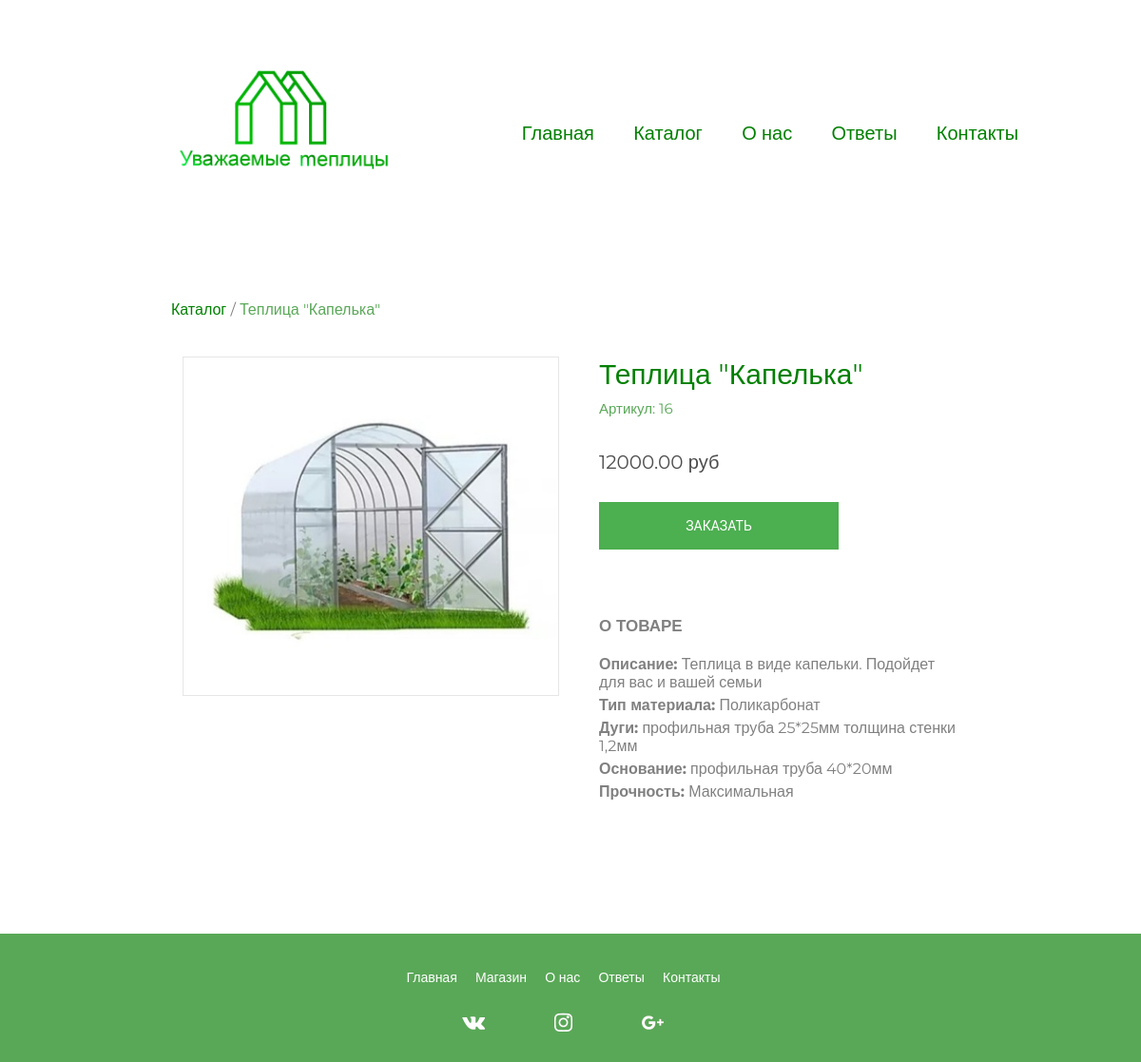
Screenshot of /product.php?id=16 with the database file from the repository.
### tables this page shows
CREATE TABLE `catalog_product` (
  `id` int NOT NULL COMMENT 'id',
  `product_name` varchar(255) DEFAULT NULL COMMENT 'Название товара',
  `product_price` decimal(10,2) DEFAULT NULL COMMENT 'Цена',
  `discount_price` decimal(10,2) DEFAULT NULL COMMENT 'Цена со скидкой',
  `material_type` varchar(100) DEFAULT NULL COMMENT 'Тип материала',
  `height` float DEFAULT NULL COMMENT 'Высота',
  `width` float DEFAULT NULL COMMENT 'Ширина',
  `length` float DEFAULT NULL COMMENT 'Длина',
  `arcs` varchar(100) DEFAULT NULL COMMENT 'Дуги',
  `base` varchar(100) DEFAULT NULL COMMENT 'Основание',
  `durability` varchar(30) DEFAULT NULL COMMENT 'Прочность',
  `description` varchar(1000) DEFAULT NULL COMMENT 'Описание товара',
  `image_path` varchar(255) DEFAULT NULL COMMENT 'Путь к фото товара',
  `available` int DEFAULT NULL COMMENT 'Статус'
);

### product.php (the view, shortened to what this page needs)
<?php
  require_once 'php/connection.php';
  $get_id = $_GET['id'];
  $mysql -> set_charset("utf8");
  $query = mysqli_query($mysql, "SELECT * FROM `catalog_product` WHERE `id` = '$get_id' AND `available` = 1");
  $product = mysqli_fetch_assoc($query);
?>
<?php require_once 'layouts/header.php' ?>
<main class="transition-fade" id="swup">
	<div class="container">
    <div class="breadcrumbs">
        <p><a href="/catalog" style="color: green;">Каталог</a> / <a style="color: #59A857;"><?= $product['product_name'] ?></a></p>
    </div>
    <section class="product row">
      <div class="product-image col s12 m6">
        <img src="<?= $product['image_path'] ?>" alt="">
      </div>
      <div class="product-feature col s12 m6">
        <div class="product_name">
          <?= $product['product_name'] ?>
        </div>
        <div class="vendor_code">
          Артикул: <?= $product['id'] ?>
        </div>
        <div class="product_price">
          <?= $product['product_price'] ?> руб
        </div>
        <div class="row">
          <button class="button-product modal-buy-trigger col s12 m8">ЗАКАЗАТЬ</button>
        </div>
      </div>
      <div class="row">
        <div class="product_about col s12 m6">
          <p class="title-about" style="font-weight:bold">О товаре</p>
          <div class="description">
            <div class="product_description">
              <p class="title"><span  style="font-weight:bold"></i> Описание:</span><span> <?= $product['description'] ?></span></p>
            </div>
            <div class="material_type">
              <p class="title"><span  style="font-weight:bold"></i> Тип материала:</span><span> <?= $product['material_type'] ?></span></p>
            </div>
            <div class="product_arcs">
              <p class="title"><span  style="font-weight:bold"></i> Дуги:</span><span> <?= $product['arcs'] ?></span></p>
            </div>
            <div class="product_base">
              <p class="title"><span  style="font-weight:bold"></i> Основание:</span><span> <?= $product['base'] ?></span></p>
            </div>
            <div class="product_durability">
              <p class="title"><span  style="font-weight:bold"></i> Прочность:</span><span> <?= $product['durability'] ?></span></p>
            </div>
          </div>
        </div>
      </div>
    </section>
  </div>
</main>
<?php require_once 'layouts/footer.php' ?>

### assets/style/css/style.css (style rules this page uses)
* { margin: 0; padding: 0; -webkit-box-sizing: inherit; box-sizing: inherit; }
a { text-decoration: none; }
body { font-family: 'Montserrat', sans-serif; }
main { padding-top: 6%; }
.transition-fade { transition: 0.5s; opacity: 1; }
.button-product { font-family: "Roboto", sans-serif; text-transform: uppercase; outline: 0; background: #4CAF50; width: 100%; border: 0; height: 50px; color: #FFFFFF; font-size: 14px; -webkit-transition: all 0.3 ease; transition: all 0.3 ease; cursor: pointer; margin: 10px 0 10px 0; }
p { color: gray; }
.container { margin: 0 auto; max-width: 1280px; width: 90%; }
@media only screen and (min-width: 601px) { .container { width: 85%; } }
@media only screen and (min-width: 993px) { .container { width: 70%; } }
.product-image { align-items: center; width: 50%; }
.modal section.product .description div, section.product .description div { margin: 5px 0 0 0; }
section.product .product-image img { border: 1px solid #e6e6e6; height: auto; width: 100%; }
section.product { margin-top: 40px; }
section.product .product_name { font-size: 30px; color: green; }
section.product .vendor_code { font-size: 15px; margin-top: 8px; color: #59A857; }
section.product .product_price { font-size: 20px; margin-top: 35px; color: #4d4d4d; }
section.product .product-feature { padding-left: 30px; width: 50%; }
section.product .title-about { text-transform: uppercase; font-size: 17px; margin-top: 40px; }
section.product .button-product { margin-top: 30px; }
section.product .description { margin-top: 20px; }
section.product .product_about { padding-left: 30px; }
.row { margin-left: auto; margin-right: auto; margin-bottom: 20px; }
.row:after { content: ""; display: table; clear: both; }
.row .col { float: left; -webkit-box-sizing: border-box; box-sizing: border-box; padding: 0 0.75rem; min-height: 1px; }
.row .col.s12 { width: 100%; margin-left: auto; left: auto; right: auto; }
@media only screen and (min-width: 601px) { .row .col.m6 { width: 50%; margin-left: auto; left: auto; right: auto; } }
@media only screen and (min-width: 601px) { .row .col.m8 { width: 66.6666666667%; margin-left: auto; left: auto; right: auto; } }

### rows the page displays
catalog_product: product_name "Теплица \"Капелька\"", image_path (picture), id "16", product_price "12000.00", description "Теплица в виде капельки. Подойдет для вас и вашей семьи", material_type "Поликарбонат", arcs "профильная труба 25*25мм толщина стенки 1,2мм", base "профильная труба 40*20мм", durability "Максимальная"
